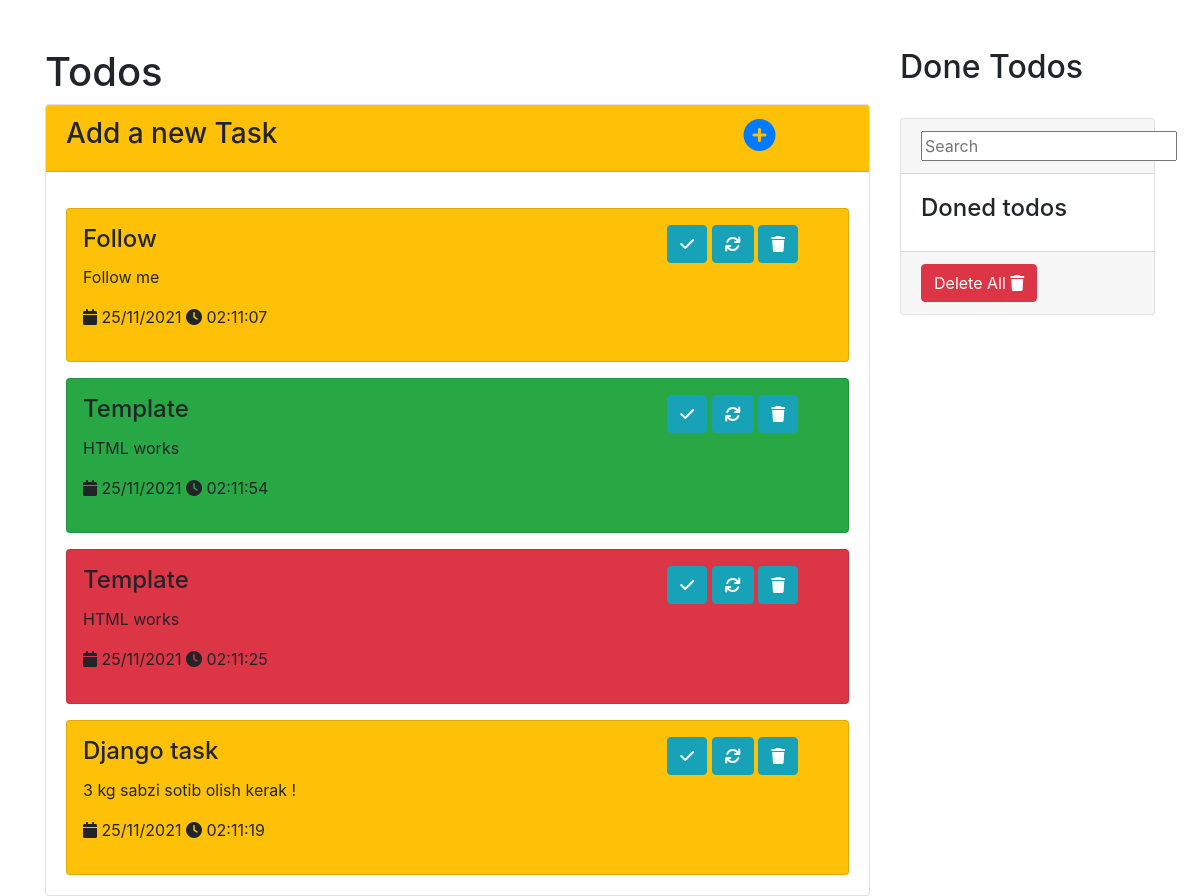
The app's page /, older data.
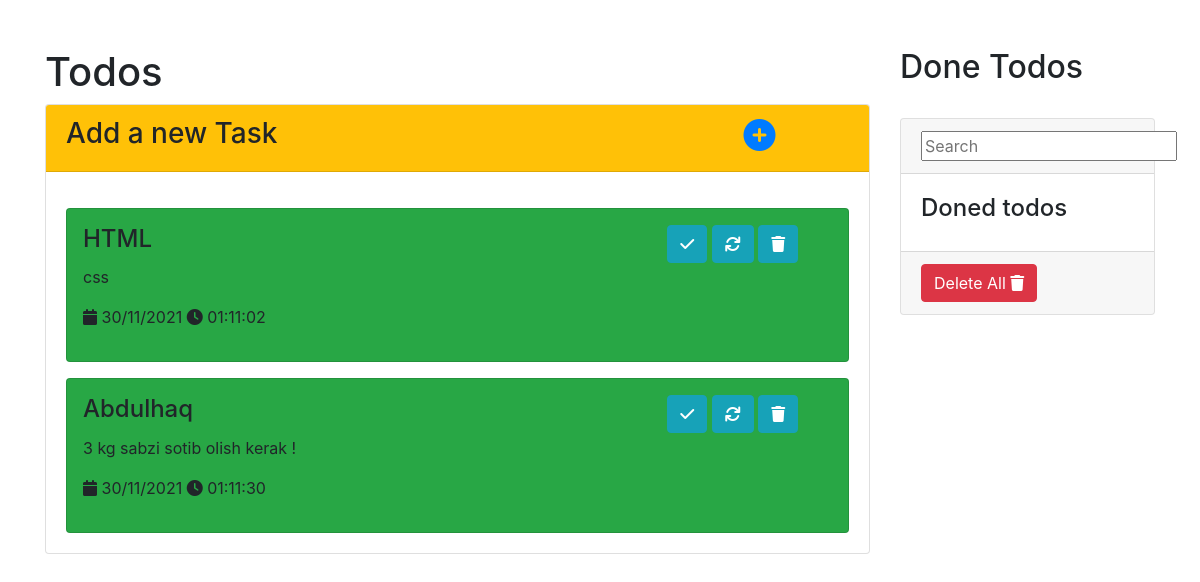
The same page, newer data.
### todo/models.py (models this page shows, shortened)
class Todo(models.Model):
	PRIORITIES = (
		('bg-warning', 'RED'),
		('bg-success', 'GREEN'),
		('bg-danger', 'YELLOW'),
		)
	title = models.CharField('Title',max_length=200)
	text = models.CharField('Text', max_length=800,blank=True)
	date = models.DateTimeField('Time', auto_now_add=True)
	done = models.BooleanField('Done ?', default=False)
	priority = models.CharField('Priority',max_length=50,choices=PRIORITIES, blank=True)
	class Meta:
		ordering = ['-id']

### todo/views.py (the view)
# urls.py: path('', views.indexView, name="index"),
def indexView(request):
    todos = Todo.objects.filter(done=False)
    doned_todos = Todo.objects.filter(done=True)
    return render(request, "index.html", {"tasks":todos, "doned_todos":doned_todos})

### templates/index.html (shortened to what this page needs)
<!doctype html>
<html lang="en">
<head>
    <link rel="stylesheet" href="https://cdnjs.cloudflare.com/ajax/libs/font-awesome/6.0.0-beta3/css/all.min.css"
    />
    <link rel="stylesheet" href="https://cdn.jsdelivr.net/npm/bootstrap@4.6.0/dist/css/bootstrap.min.css">
</head>
<body>
    <div class="container mt-5">
        <div class="row">
            <div class="col-sm-12 col-md-9">
                <h1>Todos</h1>
                <div class="card">
                    <div class="card-header bg-warning">
                        <div class="row">
                            <div class="col-sm-10">
                                <h3>Add a new Task</h3>
                            </div>
                            <div class="col-sm-2">
                                <a href="{% url 'todo:create' %}" class="h2 text-primary">
                                    <i class="fas fa-plus-circle"></i>
                                </a>
                            </div>
                        </div>
                    </div>
                    <div class="card-body">
                        {% for task in tasks %}
                        <div class="card mt-3 p-3 {{ task.priority }}">
                            <div class="row">
                                <div class="col-sm-9">
                                    <div class="card-title">
                                        <h4>{{ task.title }} </h4>
                                    </div>
                                    <div class="card-text">
                                        <p>{{ task.text }}</p>
                                        <p>
                                            <i class="fas fa-calendar"></i> {{ task.date|date:"d/m/Y" }}
                                            <i class="fas fa-clock"></i> {{ task.date|date:"h:m:s" }}</p>
                                    </div>
                                </div>
                                <div class="col-sm-3">
                                    <a href="{% url 'todo:done' task.id %}" class=" btn btn-info ">
                                        <i class="fas fa-check "></i>
                                    </a>
                                    <a href="{% url 'todo:update' task.id %} " class="btn btn-info ">
                                        <i class="fas fa-refresh "></i>
                                    </a>
                                    <a href="{% url 'todo:delete' task.id %} " class="btn btn-info ">
                                        <i class="fas fa-trash "></i>
                                    </a>
                                </div>
                            </div>
                        </div>
                        {% endfor %}
                    </div>
                </div>
            </div>
            <div class="col-sm-12 col-md-3 ">
                <h2>Done Todos</h2>
                <br>
                <div class="card ">
                    <div class="card-header">
                        <form action="" method="get" onkeyup="InlineSearch(this[0].value)">
                            <input type="text" placeholder="Search">
                        </form>
                    </div>
                    <div class="card-body ">
                        <h4>Doned todos</h4>
                    </div>
                    <div class="card-footer ">
                        <a href="{% url 'todo:deleteAllDonedTodos' %} " class="btn btn-danger ">
                   Delete All  <i class="fas fa-trash "></i>
                </a>
                    </div>
                </div>
            </div>
        </div>
    </div>
</body>
</html>

Row changes from the older to the newer data that the page shows:
removed Todo: title "Follow", text "Follow me", date "25/11/2021", date "02:11:07", priority "bg-warning" (drawn)
removed Todo: title "Template", text "HTML works", date "25/11/2021", date "02:11:54"
removed Todo: title "Template", text "HTML works", date "25/11/2021", date "02:11:25", priority "bg-danger" (drawn)
removed Todo: title "Django task", text "3 kg sabzi sotib olish kerak !", date "25/11/2021", date "02:11:19", priority "bg-warning" (drawn)
added Todo: title "HTML", text "css", date "30/11/2021", date "01:11:02"
added Todo: title "Abdulhaq", text "3 kg sabzi sotib olish kerak !", date "30/11/2021", date "01:11:30"
